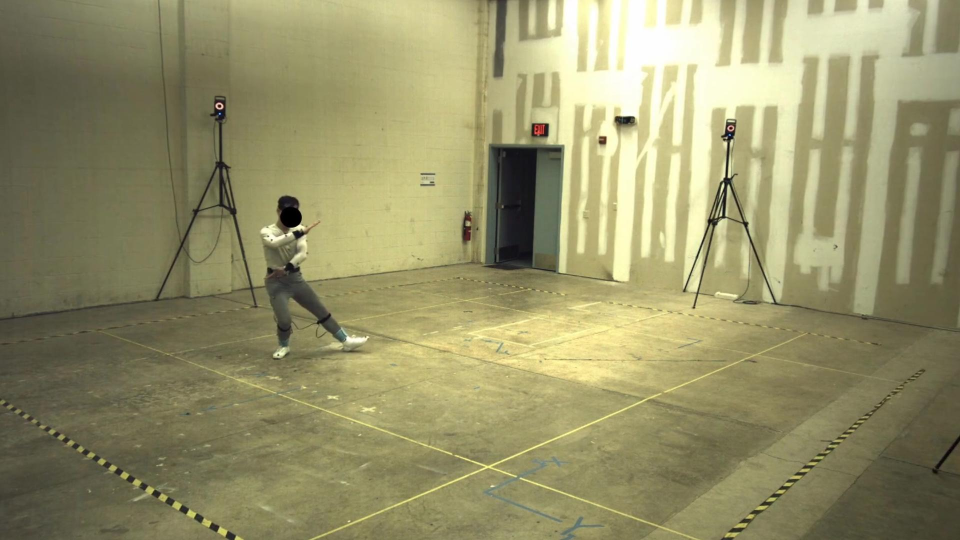
%> input picture im1corrected.jpg, 1920 x 1080 px (shown at 1/2 size)
$ octave croppedviewsEC1.m   (GNU Octave 9; MATLAB toolbox functions it lacks are replaced by stand-ins)
%> lines starting %> are read from the running program, lines starting %| are printed output that depends on the picture
% Lines in Image 2 don't cross the markers because cropping/geometry means their epipolar constraints lie outside the visible area.
clear; clc;
im1 = imread('im1corrected.jpg');
%> im1 is the input picture: size 1080x1920x3 uint8; mean R, G, B 149.6, 145.9, 105.2
im2 = imread('im2corrected.jpg');
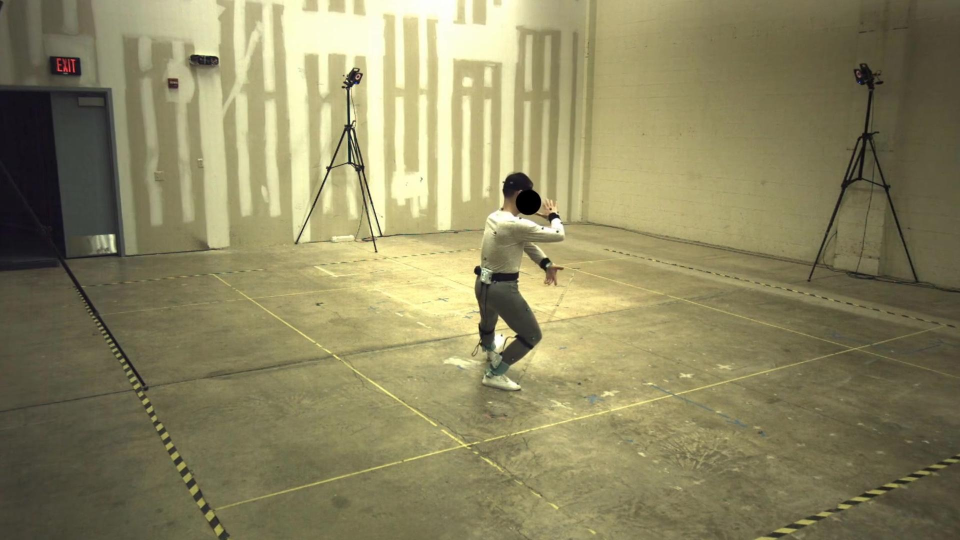
%> input picture im2corrected.jpg, 1920 x 1080 px (shown at 1/2 size)
%> im2 is the input picture: size 1080x1920x3 uint8; mean R, G, B 140.5, 134.6, 97.4
load('Parameters_V1_1.mat');
K1 = Parameters.Kmat; R1 = Parameters.Rmat; C1 = Parameters.position(:); T1 = -R1*C1;
load('Parameters_V2_1.mat');
K2 = Parameters.Kmat; R2 = Parameters.Rmat; C2 = Parameters.position(:); T2 = -R2*C2;

crop_rect1 = [500 200 800 800];
crop_rect2 = [600 250 700 800];
im1_crop = imcrop(im1, crop_rect1);
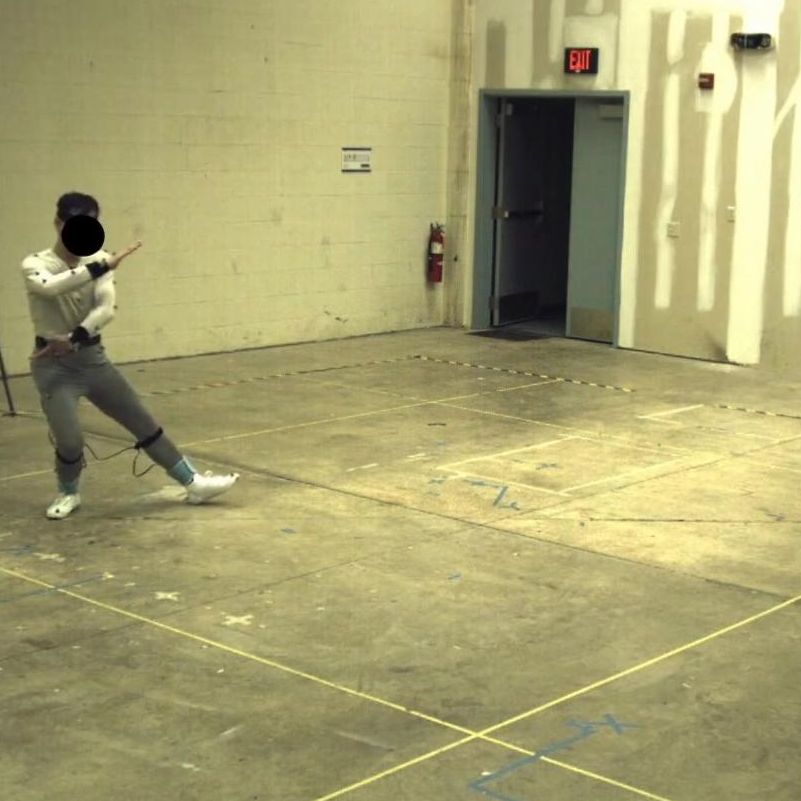
%> im1_crop: size 801x801x3 uint8; mean R, G, B 166.6, 161.6, 111
im2_crop = imcrop(im2, crop_rect2);
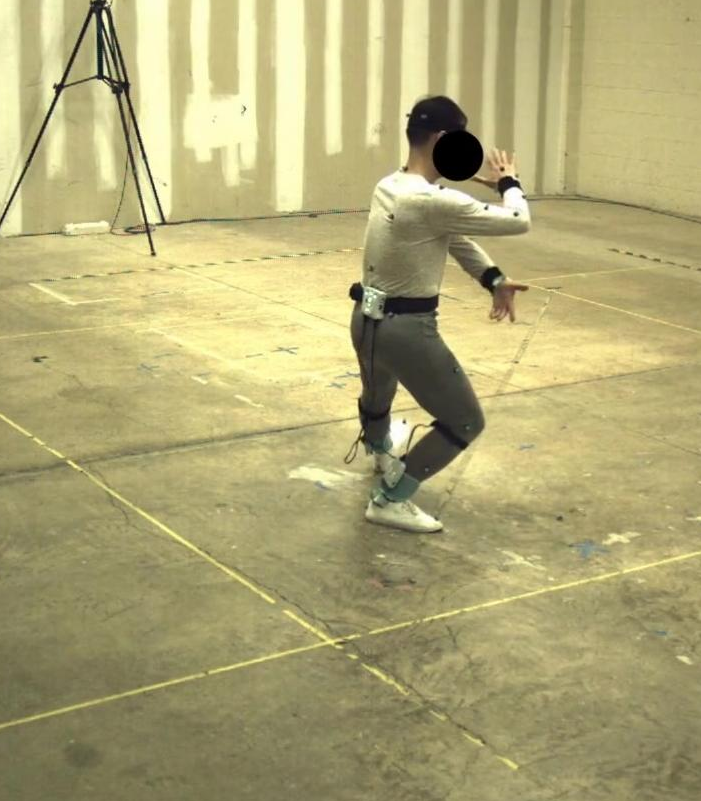
%> im2_crop: size 801x701x3 uint8; mean R, G, B 175, 167.4, 117.1

xc1 = crop_rect1(1); yc1 = crop_rect1(2);
xc2 = crop_rect2(1); yc2 = crop_rect2(2);

K1_new = K1; K1_new(1,3) = K1(1,3) - xc1; K1_new(2,3) = K1(2,3) - yc1;
K2_new = K2; K2_new(1,3) = K2(1,3) - xc2; K2_new(2,3) = K2(2,3) - yc2;

P1_crop = K1_new * [R1 T1];
P2_crop = K2_new * [R2 T2];

R_rel = R2 * R1';
t_rel = C2 - C1;
tx = [0 -t_rel(3) t_rel(2); t_rel(3) 0 -t_rel(1); -t_rel(2) t_rel(1) 0];
E = tx * R_rel;
F_crop = inv(K2_new)' * E * inv(K1_new);
[Uf,Sf,Vf]=svd(F_crop); Sf(3,3)=0; F_crop=Uf*Sf*Vf';

disp('Cropped Fundamental matrix:');
disp(F_crop);

load('mocapPoints3D.mat'); % pts3D: 3 x N (e.g., N=39)
pts3D_hom = [pts3D; ones(1, size(pts3D,2))]; % 4 x N

proj1_full = K1 * [R1 T1] * pts3D_hom;
proj2_full = K2 * [R2 T2] * pts3D_hom;
u1_full = proj1_full(1,:) ./ proj1_full(3,:);
v1_full = proj1_full(2,:) ./ proj1_full(3,:);
u2_full = proj2_full(1,:) ./ proj2_full(3,:);
v2_full = proj2_full(2,:) ./ proj2_full(3,:);

u1_proj = u1_full - xc1;
v1_proj = v1_full - yc1;
u2_proj = u2_full - xc2;
v2_proj = v2_full - yc2;

% Show all points for context
figure; imshow(im1_crop); hold on; plot(u1_proj, v1_proj, 'ro', 'MarkerSize', 6, 'LineWidth', 2);
title('All Projected Points in Cropped Image 1');
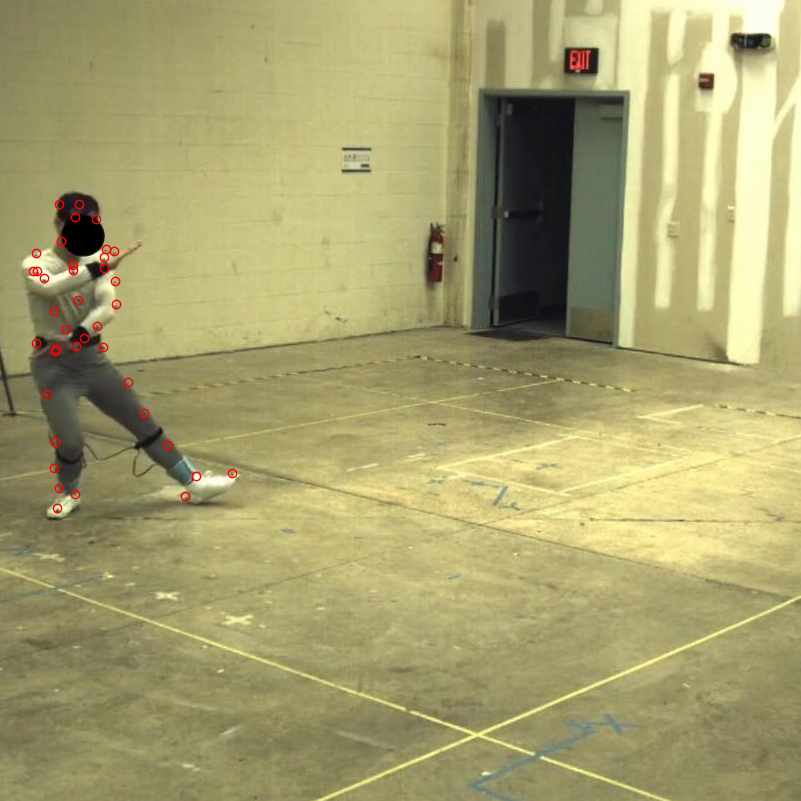
%> figure redrawn from the program's plot data; its title reads 'All Projected Points in Cropped Image 1'
figure; imshow(im2_crop); hold on; plot(u2_proj, v2_proj, 'go', 'MarkerSize', 6, 'LineWidth', 2);
title('All Projected Points in Cropped Image 2');
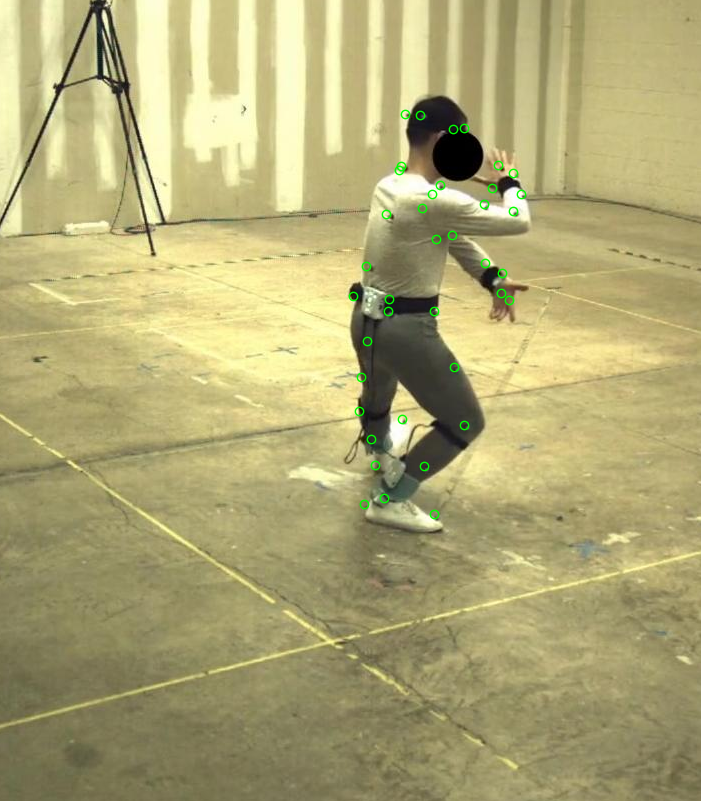
%> figure redrawn from the program's plot data; its title reads 'All Projected Points in Cropped Image 2'

% Select ALL points for line visualization
sel_idx = 1:length(u1_proj); % 1:N, covers full spread
pts_crop1 = [u1_proj(sel_idx)', v1_proj(sel_idx)'];
pts_crop2 = [u2_proj(sel_idx)', v2_proj(sel_idx)'];

plot_epipolar_lines_debug(im1_crop, im2_crop, pts_crop1, pts_crop2, F_crop);

function plot_epipolar_lines_debug(im1, im2, pts1, pts2, F)
    figure;
    subplot(1,2,1); imshow(im1); hold on;
    sz1 = size(im1);
%> sz1 = [801 801 3]
    cmap = lines(size(pts1,1)); % Distinct color per line/point
    for i = 1:size(pts1,1)
        l = F' * [pts2(i,:) 1]';
        %fprintf('Img1 Line %d: %.4f %.4f %.4f\n', i, l(1), l(2), l(3));
        x = 1:sz1(2);
        color = cmap(i,:);
        if abs(l(2)) > 1e-8
            y = (-l(1)*x - l(3))/l(2);
            plot(x, y, '-', 'Color', color, 'LineWidth', 2);
        else
            x_val = -l(3)/l(1);
            plot([x_val x_val], [1 sz1(1)], '-', 'Color', color, 'LineWidth', 2);
        end
        plot(pts1(i,1), pts1(i,2), 'o', 'Color', color, 'MarkerSize', 8, 'LineWidth', 2);
    end
%> after the loop, y = 801 values from 141.9 to 436.6
    title('Epipolar lines in Cropped Image 1');

    subplot(1,2,2); imshow(im2); hold on;
    sz2 = size(im2);
%> sz2 = [801 701 3]
    for i = 1:size(pts2,1)
        l = F * [pts1(i,:) 1]';
        %fprintf('Img2 Line %d: %.4f %.4f %.4f\n', i, l(1), l(2), l(3));
        x = 1:sz2(2);
        color = cmap(i,:);
        if abs(l(2)) > 1e-8
            y = (-l(1)*x - l(3))/l(2);
            plot(x, y, '-', 'Color', color, 'LineWidth', 2);
        else
            x_val = -l(3)/l(1);
            plot([x_val x_val], [1 sz2(1)], '-', 'Color', color, 'LineWidth', 2);
        end
        plot(pts2(i,1), pts2(i,2), 'o', 'Color', color, 'MarkerSize', 8, 'LineWidth', 2);
    end
%> after the loop, y = 701 values from 4343.9 to 4366
%> `plot_epipolar_lines_debug(im1_crop, im2_crop, pts_crop1, pts_crop2, F_..`:
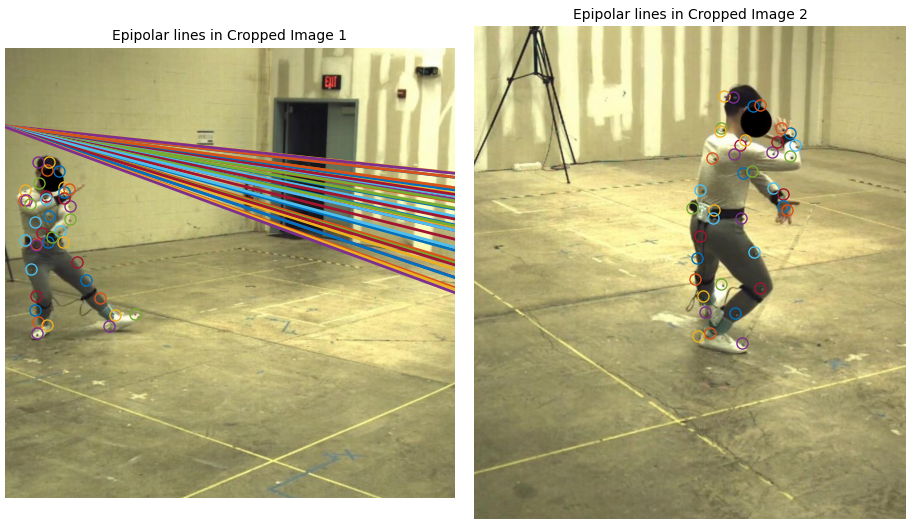
%> figure redrawn from the program's plot data, 2 panels
    title('Epipolar lines in Cropped Image 2');
end
